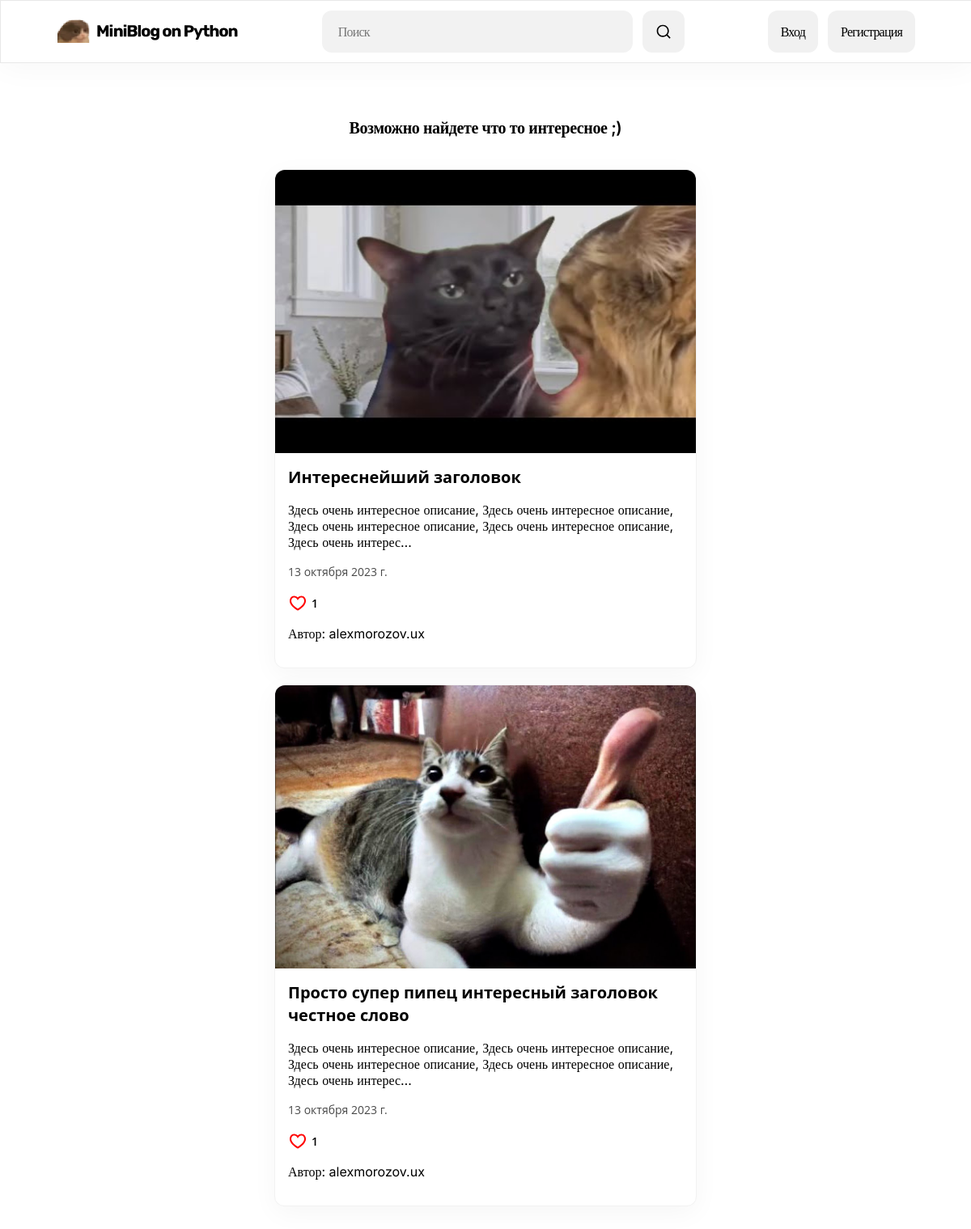
The page / on the database its author committed.
### blog/models.py (models this page shows, shortened)
class Post(models.Model):
    users = models.ForeignKey(User, on_delete=models.CASCADE)
    title = models.CharField('Заголовок записи', max_length=256)
    description = models.TextField('Описание')
    date = models.DateField('')
    img = models.ImageField('Изображение', upload_to='image/%D%M%Y')
    class Meta:
        verbose_name = 'Запись'
        verbose_name_plural = 'Записи'

### blog/views.py (the view)
# urls.py: urlpatterns = [path('', views.PostView.as_view(), name='Home'),
class PostView(View):
    def get(self, request):
        search_query = request.GET.get('q', None)
        if search_query:
            posts = Post.objects.filter(Q(title__icontains=search_query) | Q(description__icontains=search_query)).order_by('-id')
        else:
            posts = Post.objects.order_by('id')
        return render(request, 'blog/blog.html', {'post_list': posts})

### templates/blog/blog.html (shortened to what this page needs)
{% load static %}
<!DOCTYPE html>
<html lang="ru">
<head>
    <link rel="stylesheet" href="{% static 'style_main.css' %}" type="text/css" media="">
</head>
<body>
    {% include 'blog/header.html' %}
    <main>
        <div class="_div_main_head_text">
            <h2 class="_h2_main_head_text">
                Возможно найдете что то интересное ;)
            </h2>
        </div>
        {% for post in post_list %}
        <div class="_div_class_main_post">
            <div class="bg-img_">
                <a href="{{ post.id }}"><img style="width: 100%; height: 100%; border-radius: 12px 12px 0px 0px;" src="{{ post.img.url }}"></a>
            </div>
            <div class="_main_content_">
                <h3 class="_h3--main"><a class="_a--main" href="{{ post.id }}">{{ post.title }}</a></h3>
                <div style="margin: 0;">{{ post.description|safe|truncatechars:155 }}</div>
                <p class="_p--main">{{ post.date }}</p>
                <div class="_likes_main_">
                    <p class="_p--main_likes">{{ post.likes_set.all.count }}</p>
                </div>
                <div class="_div_p_author">
                    <p class="_author--main">Автор:<a href="#" class="_teg_author"> {{ post.users }}</a>
                </div>
            </div>
        </div>
        {% endfor %}
    </main>
</body>
</html>

### static/style_main.css (style rules this page uses)
body { font-family: Inter; margin: 0; }
main { margin-top: 48px; margin-bottom: 170px; display: flex; width: 100%; flex-direction: column; justify-content: center; align-items: center; gap: 20px; }
._div_main_head_text { display: inline-flex; justify-content: center; align-items: center; }
._h2_main_head_text { color: #000; font-family: Inter; font-size: 20px; font-style: normal; font-weight: 600; line-height: 150%; letter-spacing: -0.4px; }
._div_class_main_post { display: flex; width: 520px; padding-bottom: 0px; flex-direction: column; align-items: center; border-radius: 12px; border: 1px solid #F2F2F2; background: #FFF; box-shadow: 0px 8px 32px 0px rgba(0, 0, 0, 0.04); }
.bg-img_ { height: 350px; align-self: stretch; }
._main_content_ { display: flex; padding: 16px 16px; flex-direction: column; align-self: stretch; }
._h3--main { margin: 0; color: #000; font-family: Open Sans; font-size: 20px; font-style: normal; font-weight: bolder; line-height: 140%; }
._a--main { margin: 0; text-decoration: none; color: #000; transition: all 0.15s ease-in-out; }
._p--main { margin-top: 0px; margin-bottom: 16px; color: #494949; font-family: Open Sans; font-size: 14px; font-style: normal; font-weight: 400; line-height: 150%; }
._likes_main_ { display: flex; align-items: center; gap: 5px; margin-bottom: 16px; }
._p--main_likes { margin: 0; color: #000; font-family: Open Sans; font-size: 14px; font-style: normal; font-weight: 600; line-height: 150%; }
._div_p_author { display: flex; font-weight: 400; margin-bottom: 16px; }
._author--main { margin: 0; }
._teg_author { text-decoration: none; color: #000; transition: all 0.15s ease-in-out; }

### rows shown on the page
Post: img (placeholder picture), title "Интереснейший заголовок", description "Здесь очень интересное описание, Здесь очень интересное описание, Здесь очень интересное описание, Здесь очень интересное описание, Здесь очень интерес…", date "13 октября 2023 г.", likes_set.all.count "1", users "alexmorozov.ux"
Post: img (placeholder picture), title "Просто супер пипец интересный заголовок честное слово", description "Здесь очень интересное описание, Здесь очень интересное описание, Здесь очень интересное описание, Здесь очень интересное описание, Здесь очень интерес…", date "13 октября 2023 г.", likes_set.all.count "1", users "alexmorozov.ux"
